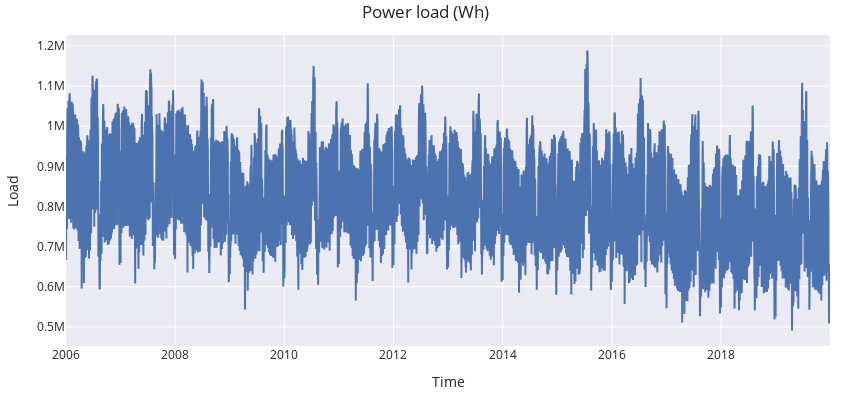

Notebook code cell kept with this figure:
### Markdown cell above
## Graphs

In this section, graphical exploration is provided of the dataset. This allows to identify trends and patterns. The section first provides plots the full time series, providing some zoom on interesting areas, and then presents some seasonality plots.

### Plot time series

To plot the time series, a `go.Figure()` object is created using the Plotly libray, that provides interactive plots by default. Train, validation and test data are provided.

### Code cell
# Interactive plot of time series
# ==============================================================================
fig = go.Figure()
fig.add_trace(go.Scatter(x=data.index, y=data['Load'], mode='lines', name='Load'))
fig.update_layout(
    title  = 'Power load (Wh)',
    xaxis_title="Time",
    yaxis_title="Load",
    legend_title="Partition:",
    width=850,
    height=400,
    margin=dict(l=20, r=20, t=35, b=20),
    legend=dict(
        orientation="h",
        yanchor="top",
        y=1,
        xanchor="left",
        x=0.001
    )
)
fig.show()

### Figure 1 — Plotly figure (JSON) as saved in the notebook; plotly's stock layout.template omitted (floating-point values rounded to 4 significant figures; data arrays with more than 128 entries replaced by an {"elided": "..."} marker saying what was removed)
{"data": [{"mode": "lines", "name": "Load", "type": "scatter", "x": {"elided": "5113 str values"}, "y": {"elided": "5113 float values"}}], "layout": {"height": 400, "legend": {"orientation": "h", "title": {"text": "Partition:"}, "x": 0.001, "xanchor": "left", "y": 1, "yanchor": "top"}, "margin": {"b": 20, "l": 20, "r": 20, "t": 35}, "title": {"text": "Power load (Wh)"}, "width": 850, "xaxis": {"title": {"text": "Time"}}, "yaxis": {"title": {"text": "Load"}}}}
